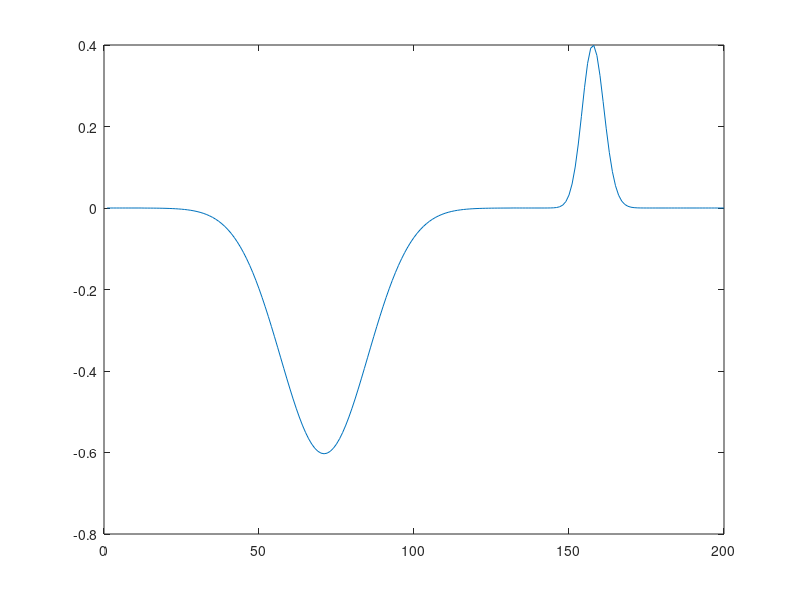

This chart was generated by the following MATLAB code: (Note: this script raises an error after producing the figure.)
%wave parameters
Nt = 300;
Nz = 200;
S = 1;

%matrix values
u1 = zeros(Nt,Nz);

%gaussian pulse parameters
sigma = 1/sqrt(2*pi);
nDt = 40; %interval between 1/e points
interval = 2*sigma*sqrt(2)/nDt; %size of interval
i_pico = 60; %max position
media = interval * i_pico;

for i = 1:(i_pico * 2)
    u1(i, 1) = normpdf((i-1)*interval, media, sigma);
end

transfPoint = 140; %change in S from 1 to 0.25

for n = 2:(Nt-1)
    for z = 2:(Nz-1)
        S = 1;
        if z > transfPoint
            S = 0.25;
        end
        
        u1(n+1, z) = S*S*(u1(n, z+1) - 2*u1(n, z) + u1(n,z-1)) + 2*u1(n,z) - u1(n-1, z);
    end
end

figure(1)
x = 1:Nz;
plot(x, u1(270,:))
xline(140,'--r',{'space', 'transition'});
hold off
xlabel('coordenada i da grid')
ylabel('função de onda u(i)')
